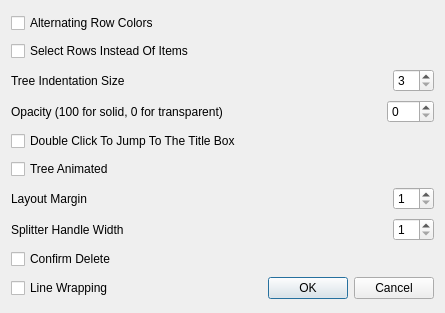
<?xml version="1.0" encoding="UTF-8"?>
<ui version="4.0">
 <class>SettingsDialog</class>
 <widget class="QDialog" name="SettingsDialog">
  <property name="geometry">
   <rect>
    <x>0</x>
    <y>0</y>
    <width>445</width>
    <height>313</height>
   </rect>
  </property>
  <property name="windowTitle">
   <string>Settings</string>
  </property>
  <layout class="QGridLayout" name="gridLayout">
   <item row="10" column="1">
    <widget class="QDialogButtonBox" name="buttonBox">
     <property name="orientation">
      <enum>Qt::Horizontal</enum>
     </property>
     <property name="standardButtons">
      <set>QDialogButtonBox::Cancel|QDialogButtonBox::Ok</set>
     </property>
    </widget>
   </item>
   <item row="5" column="0" colspan="2">
    <widget class="QCheckBox" name="double_click_to_edit">
     <property name="text">
      <string>Double Click To Jump To The Title Box</string>
     </property>
    </widget>
   </item>
   <item row="8" column="0" colspan="2">
    <layout class="QHBoxLayout" name="horizontalLayout_4">
     <item>
      <widget class="QLabel" name="label_4">
       <property name="text">
        <string>Splitter Handle Width</string>
       </property>
      </widget>
     </item>
     <item>
      <spacer name="horizontalSpacer_4">
       <property name="orientation">
        <enum>Qt::Horizontal</enum>
       </property>
       <property name="sizeHint" stdset="0">
        <size>
         <width>40</width>
         <height>20</height>
        </size>
       </property>
      </spacer>
     </item>
     <item>
      <widget class="QSpinBox" name="splitter_handle_width">
       <property name="minimum">
        <number>1</number>
       </property>
      </widget>
     </item>
    </layout>
   </item>
   <item row="10" column="0">
    <widget class="QCheckBox" name="line_wrapping">
     <property name="text">
      <string>Line Wrapping</string>
     </property>
    </widget>
   </item>
   <item row="9" column="0" colspan="2">
    <widget class="QCheckBox" name="confirm_delete">
     <property name="text">
      <string>Confirm Delete</string>
     </property>
    </widget>
   </item>
   <item row="7" column="0" colspan="2">
    <layout class="QHBoxLayout" name="horizontalLayout_3">
     <item>
      <widget class="QLabel" name="label_3">
       <property name="text">
        <string>Layout Margin</string>
       </property>
      </widget>
     </item>
     <item>
      <spacer name="horizontalSpacer_3">
       <property name="orientation">
        <enum>Qt::Horizontal</enum>
       </property>
       <property name="sizeHint" stdset="0">
        <size>
         <width>40</width>
         <height>20</height>
        </size>
       </property>
      </spacer>
     </item>
     <item>
      <widget class="QSpinBox" name="layout_margin">
       <property name="minimum">
        <number>1</number>
       </property>
      </widget>
     </item>
    </layout>
   </item>
   <item row="6" column="0" colspan="2">
    <widget class="QCheckBox" name="notetree_animated">
     <property name="text">
      <string>Tree Animated</string>
     </property>
    </widget>
   </item>
   <item row="3" column="0" colspan="2">
    <layout class="QHBoxLayout" name="horizontalLayout_2">
     <item>
      <widget class="QLabel" name="label_2">
       <property name="text">
        <string>Opacity (100 for solid, 0 for transparent)</string>
       </property>
      </widget>
     </item>
     <item>
      <spacer name="horizontalSpacer_2">
       <property name="orientation">
        <enum>Qt::Horizontal</enum>
       </property>
       <property name="sizeHint" stdset="0">
        <size>
         <width>40</width>
         <height>20</height>
        </size>
       </property>
      </spacer>
     </item>
     <item>
      <widget class="QSpinBox" name="opacity">
       <property name="maximum">
        <number>100</number>
       </property>
       <property name="singleStep">
        <number>10</number>
       </property>
      </widget>
     </item>
    </layout>
   </item>
   <item row="2" column="0" colspan="2">
    <layout class="QHBoxLayout" name="horizontalLayout">
     <item>
      <widget class="QLabel" name="label">
       <property name="text">
        <string>Tree Indentation Size</string>
       </property>
      </widget>
     </item>
     <item>
      <spacer name="horizontalSpacer">
       <property name="orientation">
        <enum>Qt::Horizontal</enum>
       </property>
       <property name="sizeHint" stdset="0">
        <size>
         <width>40</width>
         <height>20</height>
        </size>
       </property>
      </spacer>
     </item>
     <item>
      <widget class="QSpinBox" name="notetree_indentation_size">
       <property name="minimum">
        <number>3</number>
       </property>
       <property name="maximum">
        <number>50</number>
       </property>
      </widget>
     </item>
    </layout>
   </item>
   <item row="1" column="0" colspan="2">
    <widget class="QCheckBox" name="notetree_select_rows">
     <property name="text">
      <string>Select Rows Instead Of Items</string>
     </property>
    </widget>
   </item>
   <item row="0" column="0" colspan="2">
    <widget class="QCheckBox" name="notetree_alternating_row_colors">
     <property name="text">
      <string>Alternating Row Colors</string>
     </property>
    </widget>
   </item>
  </layout>
 </widget>
 <resources/>
 <connections>
  <connection>
   <sender>buttonBox</sender>
   <signal>accepted()</signal>
   <receiver>SettingsDialog</receiver>
   <slot>accept()</slot>
   <hints>
    <hint type="sourcelabel">
     <x>248</x>
     <y>254</y>
    </hint>
    <hint type="destinationlabel">
     <x>157</x>
     <y>274</y>
    </hint>
   </hints>
  </connection>
  <connection>
   <sender>buttonBox</sender>
   <signal>rejected()</signal>
   <receiver>SettingsDialog</receiver>
   <slot>reject()</slot>
   <hints>
    <hint type="sourcelabel">
     <x>316</x>
     <y>260</y>
    </hint>
    <hint type="destinationlabel">
     <x>286</x>
     <y>274</y>
    </hint>
   </hints>
  </connection>
 </connections>
</ui>
